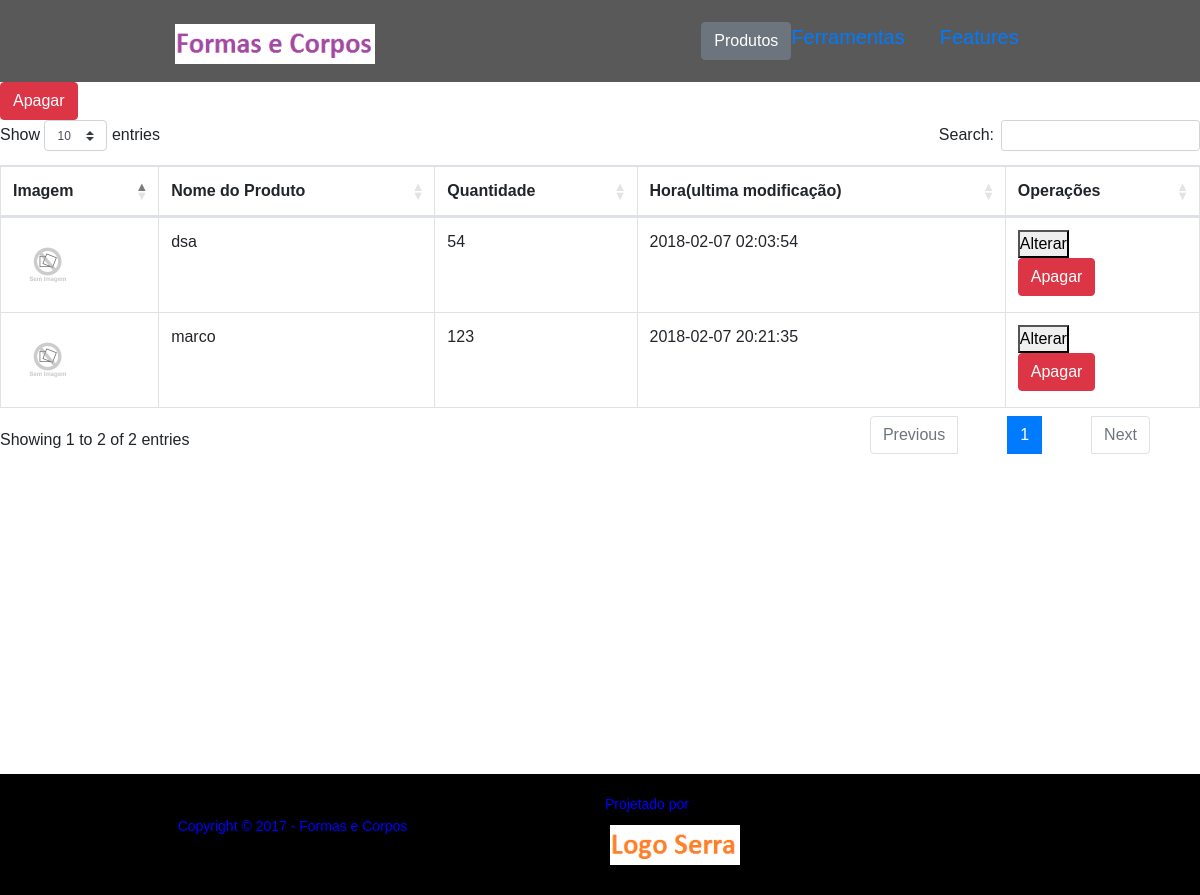
The page /ProdutoMostrar.php on the database as committed earlier.
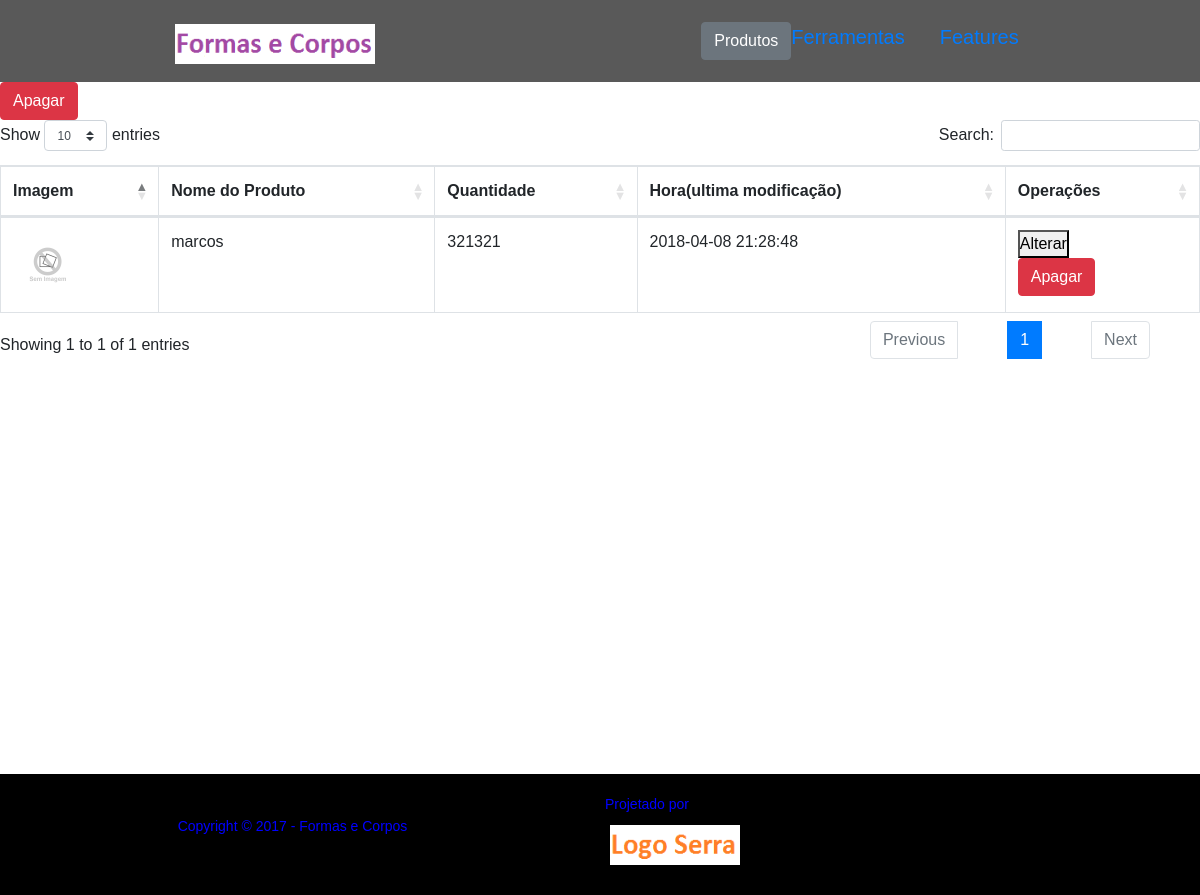
The same page on the database as committed later.
### tables this page shows
CREATE TABLE `produto` (
  `codigo` int(11) NOT NULL,
  `arquivo` varchar(150) NOT NULL,
  `quantidade` int(11) NOT NULL,
  `data` datetime NOT NULL,
  `nome` varchar(150) NOT NULL
);

### ProdutoMostrar.php (the view, shortened to what this page needs)
<!DOCTYPE html>
<html lang="pt-br">
  <head>
	<link rel="stylesheet" href="https://maxcdn.bootstrapcdn.com/bootstrap/4.0.0/css/bootstrap.min.css">
   <link rel="stylesheet" type="text/css" href="https://cdn.datatables.net/1.10.16/css/dataTables.bootstrap4.min.css">
     <link rel="stylesheet" type="text/css" href="https://cdnjs.cloudflare.com/ajax/libs/twitter-bootstrap/4.0.0/css/bootstrap.css">
  </head>
  <body >
     <?php
     include 'header.php';
$servername = "127.0.0.1";
$username = "root";
$password = "";
$dbname = "formas";
$conn = new mysqli($servername, $username, $password, $dbname);
$exist = "select arquivo,nome,codigo,data,quantidade from produto";
?>
<button type="button" class="btn btn-danger" data-toggle="modal" data-target="#apagarModal">
  Apagar
</button>
<div style="overflow-y:auto;max-height: 74%;">
<table  id="example" class="table table-bordered table-hover" >
                                <thead>
                                    <tr>
                                        <th>Imagem</th>
                                        <th>Nome do Produto</th>
                                        <th>Quantidade</th>
                                        <th>Hora(ultima modificação)</th>
                                        <th>Operações</th>
                                    </tr>
                                </thead>
                                <tbody>
                                    <?php
    $valido = mysqli_query($conn,$exist);
    while($resultado =  $valido->fetch_array()){
            ?>
                                    <tr><td> <?php echo $resultado['arquivo'];?><img src="upload/<?php if($resultado['arquivo'] !=NULL){echo $resultado['arquivo']; }else{echo 'SemImagems.jpg';}?>" height="70" width="70"> </td>
        <td><?php echo  $resultado['nome']; ?>
        <td><?php echo  $resultado['quantidade']; ?>
        <td><?php echo $resultado['data']; ?></td>
    <td> <form action="ProdutoAlterar.php" method="POST"><button  type="submit" name="alterar" value="<?php echo $resultado['codigo']; ?>">Alterar</button> </form>
         <button class="btn btn-danger" type="button" name="codigo" data-toggle="modal" data-target="#apagarModal" >Apagar</button>    </td>
    <?php } ?>
    </tr>
  </tbody>
</table>
</div>
<?php include 'footer.php'; ?>
    </body>
</html>

### header.php (shortened to what this page needs)
<!DOCTYPE html>
<html lang="pt-br">
  <head>
    <link rel="stylesheet" href="https://maxcdn.bootstrapcdn.com/bootstrap/4.0.0/css/bootstrap.min.css">
    <link href="headerFooter.css" rel="stylesheet">
  </head>
  <body>
<header >
            <nav class="navbar navbar-default ">
                <div class="container" >
                    <div class="navbar-header row">
                      <div class="col-md-6">
                          <a  href="index.php">
                          <img class="imagem1"  src="LogoFormasECorpos.png" alt="logo">
                            </a>
                        </div>
                      </div>
                <div class="col-md-6">
                <ul class="nav justify-content-center">
                        <li >
                          <div class="dropdown">
  <button class="btn btn-secondary  " type="button" id="dropdownMenu2" data-toggle="dropdown" aria-haspopup="true" aria-expanded="false">
    Produtos
  </button>
</div>
                        </li>
                        <li ><a href="#ABOUT" class="nav-item">Ferramentas</a></li>
                        <li "><a href="#FEATURES" class="nav-item">Features</a></li>
                  </ul>
                 </div>
                </div>
            </nav>
          </header>
  </body>
</html>

### footer.php (shortened to what this page needs)
<!DOCTYPE html>
<html lang="pt-br">
  <head>
    <link rel="stylesheet" href="https://maxcdn.bootstrapcdn.com/bootstrap/4.0.0/css/bootstrap.min.css">
    <link href="headerFooter.css" rel="stylesheet">
  </head>
  <body>
<footer>
                 <div class="footer" >
                    <div class="row">
                        <div class="col-md-6">
                             <div class="FormatacaoParagrafo">
                              <p>Copyright &copy; 2017  - Formas e Corpos</p>
                            </div>
                         </div>
                      <div class="row">
                          <div class="col-md-6">
                            <div class="FormatacaoImagem">
                              <p> Projetado por
                              <img class="imagem2" src="Logo Serra.png">
                            </p>
                          </div>
                        </div>
                      </div>
                    </div>
                 </div>
            </footer>
  </body>
</html>

### headerFooter.css (style rules this page uses)
* { margin: 0; padding: 0; }
body,html { height: 100%; font-family: 'Raleway', sans-serif; overflow: hidden; background-color: white; }
p { font-size: 14px; color:blue; }
.imagem1 { width: 220px; height: 60px; margin-left: 120px; margin-top: 6px; }
.navbar { background: rgba(0,0,0,0.65); border:1px black; }
.nav,img { padding: 10px; }
a { margin-right: 50px; }
.nav-item { font-size:20px; margin-right:35px; }
.FormatacaoParagrafo { text-align: center; padding:42px 0px 20px 0px; }
.FormatacaoImagem { text-align: center; padding:20px 0px 20px 0px; margin-right: 20px; }
footer { background:rgba(0,0,0,1); width: 100%; height: 13.5%; margin-top:20px; bottom: 0; position: absolute; }
.imagem2 { width:150px; height: 60px; }

Rows that differ between the two databases and show on the page:
removed produto: nome "dsa", quantidade "54", data "2018-02-07 02:03:54", $resultado['codigo'] 14 (drawn)
removed produto: nome "marco", quantidade "123", data "2018-02-07 20:21:35", $resultado['codigo'] 15 (drawn)
added produto: nome "marcos", quantidade "321321", data "2018-04-08 21:28:48", $resultado['codigo'] 87 (drawn)
Other text that changed with them:
text written by a page script: "Show entries Search: Showing 1 to 2 of 2 entries Previous 1 Next" → "Show entries Search: Showing 1 to 1 of 1 entries Previous 1 Next"
